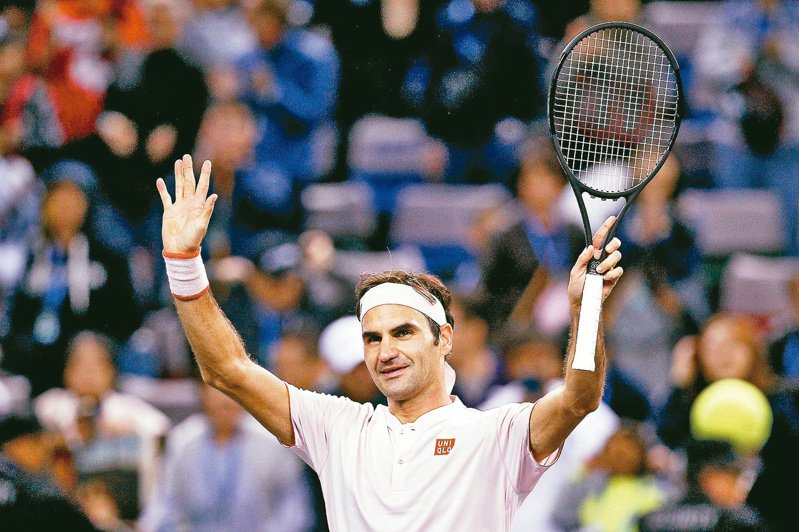
#> input picture Lab01/images/test.jpg, 799 x 532 px
$ python 3.py
#> lines starting #> are read from the running program, lines starting #| are printed output that depends on the picture
import cv2
import numpy as np
import math

def bilinear(image, rate):
#> called with image = './images/test.jpg', rate = 3
    img = cv2.imread(image)
#> img is the input picture: shape (532, 799, 3); mean B, G, R 107.2, 108.1, 115.9

    x, y, _ = img.shape
#> x = 532; y = 799
    img = np.vstack([img,np.zeros([1, y, 3])])
#> img: shape (533, 799, 3) float64
    img = np.hstack([img,np.zeros([x + 1, 1, 3])])
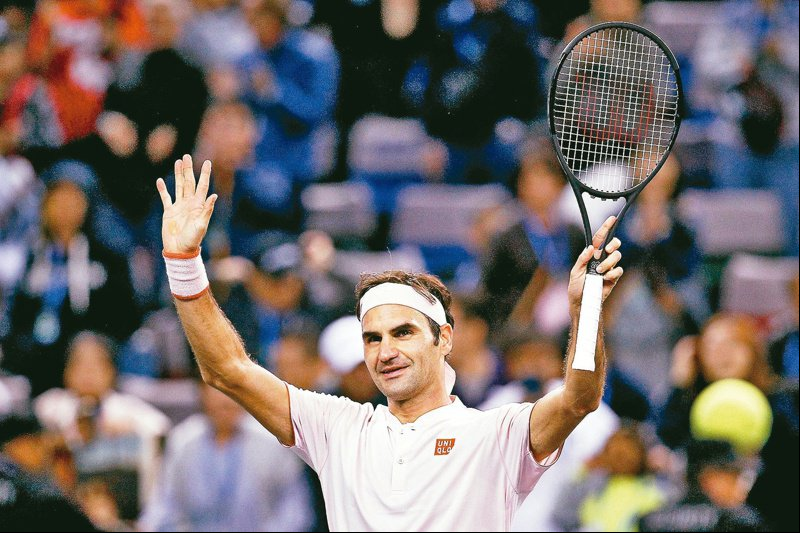
#> img: shape (533, 800, 3) float64; mean B, G, R 106.9, 107.8, 115.5
    new_img = np.zeros([x*rate, y*rate, 3], dtype=np.uint8)
    for i in range(x*rate):
        for j in range(y*rate):
            x1 = math.floor(i/rate)
            x2 = x1 + 1
            y1 = math.floor(j/rate)
            y2 = y1 + 1

            top = img[x1, y1]*(y2 - j/rate) + img[x1, y2]*(j/rate - y1)
            bottom = img[x2, y1]*(y2 - j/rate) + img[x2, y2]*(j/rate - y1)

            new_img[i, j] = top*(x2 - i/rate) + bottom*(i/rate - x1)

    cv2.imwrite('./output/3.png', new_img)
    cv2.imshow('img',new_img)
    cv2.waitKey(0)


if __name__ == '__main__':
    image = './images/test.jpg'
    rate = 3
    bilinear(image, rate)
